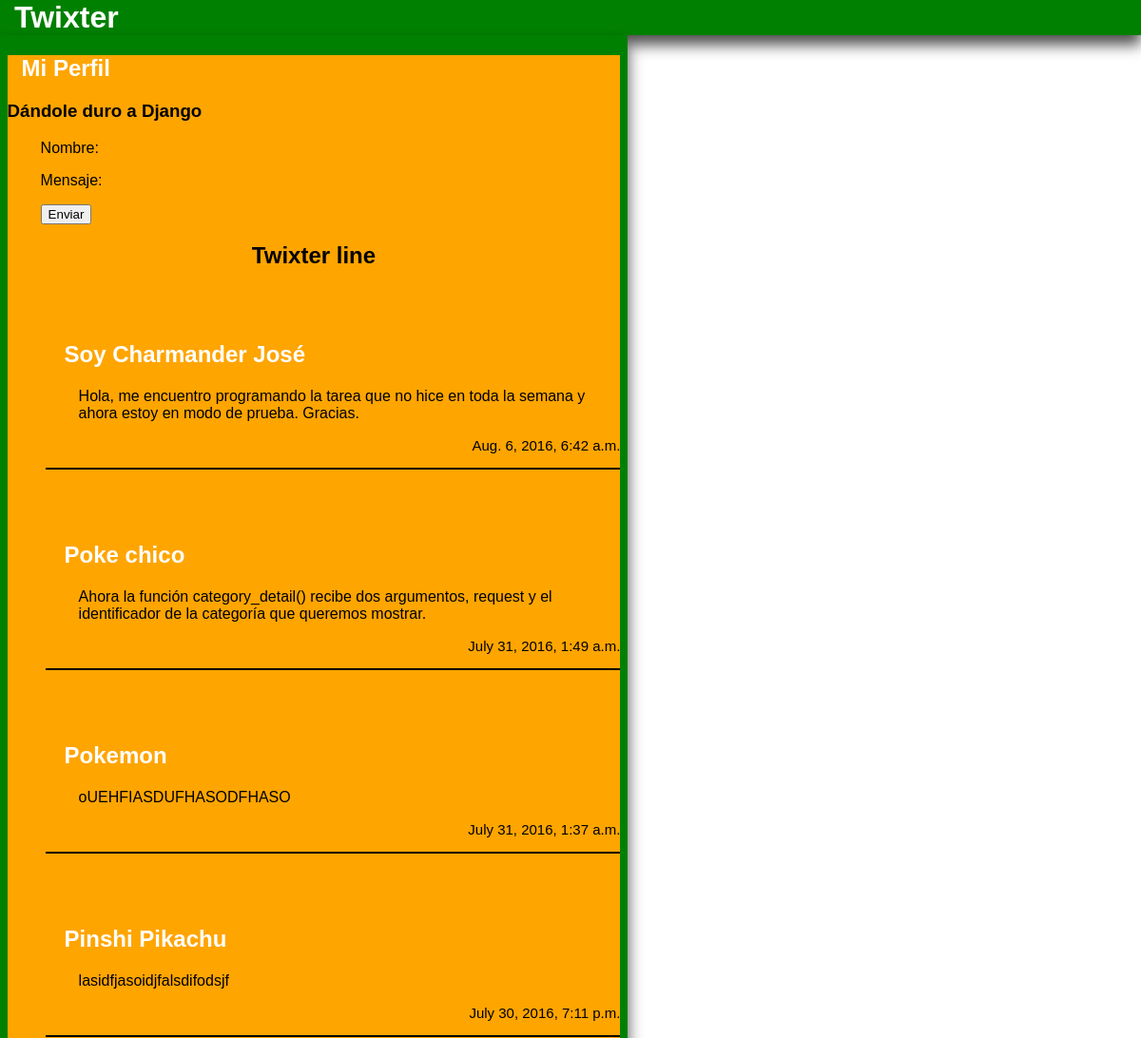
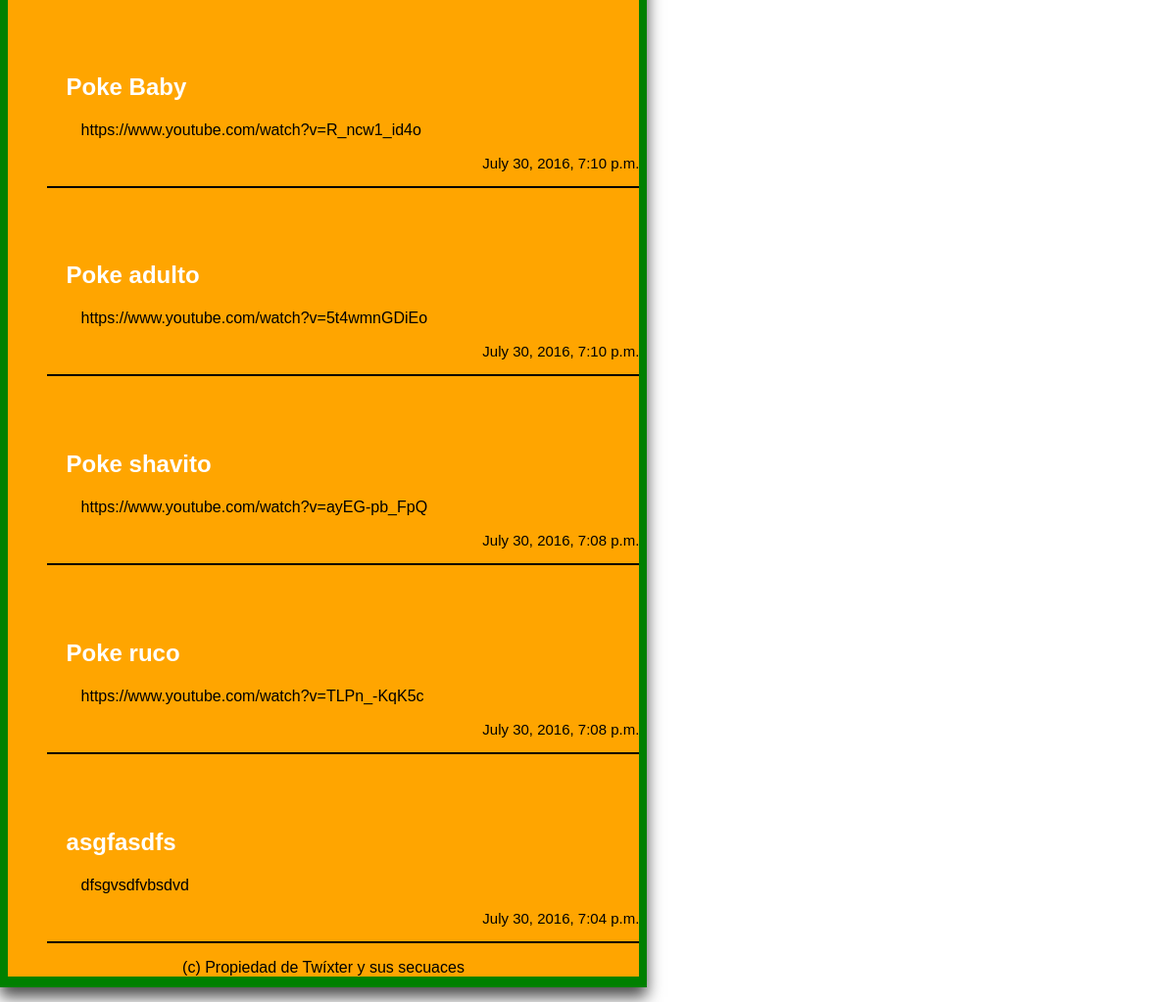
Screenshot of /blog/ with the database file from the repository (2 pictures, top to bottom).
### posts/models.py (models this page shows, shortened)
class Post(models.Model):
	titulo = models.CharField(max_length= 140)
	fecha = models.DateTimeField(auto_now=True)
	cuerpo = models.TextField()
	publicado = models.BooleanField(default=False)
	slug = models.SlugField(max_length=200,blank= True,null=True)
	def get_absolute_url(self):
		return reverse('detalle',args=[self.slug])

### posts/views.py (the view)
# urls.py: url(r'^blog/$', views.ListView.as_view(), name="lista"),
class ListView(View):
	def get(self, request):
		template_name = 'lista.html'
		posts = Post.objects.all().order_by('-fecha')
		context = {'posts':posts}
		return render(request,template_name, context)

### posts/templates/lista.html (shortened to what this page needs)
{%extends 'base.html' %}
{%block content %}
	<form action="" method="POST">
			<p>Nombre: {{usuario.first_name}}</p>
			<p>Mensaje: </p>
			<p><input type="submit" value="Enviar"></p>
		</form>
	<h2 id="parr">Twixter line</h2>
	<ul>
		{%for post in posts%}
			<a href="{{post.get_absolute_url}}">
			<div id="poke">
			<h1>{{post.titulo}}</h1>
			</a>
			<p>{{post.cuerpo}}</p></a>
			<p id="fecha">{{post.fecha}}</span>
			</div>
		{%empty%}
			<h1>No hay ningun pokemon</h1>
		{%endfor%}
{%endblock content%}

### templates/base.html (shortened to what this page needs)
<!DOCTYPE html>
<html>
<head>
</head>
<body>
	<h1 id="line"> <a href="http://localhost:8000/blog/">Twixter</a></h1>
	<div id="contenedor">
	  <div id="chiquito">
		<header>
				<h2><a href="http://localhost:8000/presentacion/">Mi Perfil</a></h2>
				<h3>Dándole duro a Django</h3>
		</header>
		<section>
			{%block content %}
			{%endblock content %}
		<footer>
			(c) Propiedad de Twíxter y sus secuaces
		</footer>
</body>
</html>

### templates/base.html (style rules this page uses)
body { margin:0; padding:0; font-family: sans-serif; }
#contenedor { background: green; vertical-align: left; margin-bottom: 25px; margin-right: 45%; box-shadow: 0px 10px 15px rgba(0,0,0,0.7); padding: 1px; }
#chiquito { background-color: orange; width: 98%; margin: auto; }
a { text-decoration: none; color: white; margin: 3px 15px; }
#poke { border-bottom: solid 2px; margin-top: 0px; margin-bottom: 0px; }
h1 { color:white; margin-left: 20px; margin-bottom: 0px; }
p { margin-top: 3px; margin-left: 35px; }
#line { background-color: green; color: white; margin:0px; padding:0px; box-shadow: 0px 10px 15px rgba(0,0,0,0.7); }
footer { text-align: center; margin-bottom: 10px; }
#parr { text-align: center; }
#fecha { font-family: sans-serif; text-align: right; font-size: 15px; }

### rows the page displays
Post: titulo "Soy Charmander José", cuerpo "Hola, me encuentro programando la tarea que no hice en toda la semana y ahora estoy en modo de prueba. Gracias.", fecha "Aug. 6, 2016, 6:42 a.m."
Post: titulo "Poke chico", cuerpo "Ahora la función category_detail() recibe dos argumentos, request y el identificador de la categoría que queremos mostrar.", fecha "July 31, 2016, 1:49 a.m."
Post: titulo "Pokemon", cuerpo "oUEHFIASDUFHASODFHASO", fecha "July 31, 2016, 1:37 a.m."
Post: titulo "Pinshi Pikachu", cuerpo "lasidfjasoidjfalsdifodsjf", fecha "July 30, 2016, 7:11 p.m."
Post: titulo "Poke Baby", cuerpo "https://www.youtube.com/watch?v=R_ncw1_id4o", fecha "July 30, 2016, 7:10 p.m."
Post: titulo "Poke adulto", cuerpo "https://www.youtube.com/watch?v=5t4wmnGDiEo", fecha "July 30, 2016, 7:10 p.m."
Post: titulo "Poke shavito", cuerpo "https://www.youtube.com/watch?v=ayEG-pb_FpQ", fecha "July 30, 2016, 7:08 p.m."
Post: titulo "Poke ruco", cuerpo "https://www.youtube.com/watch?v=TLPn_-KqK5c", fecha "July 30, 2016, 7:08 p.m."
Post: titulo "asgfasdfs", cuerpo "dfsgvsdfvbsdvd", fecha "July 30, 2016, 7:04 p.m."
